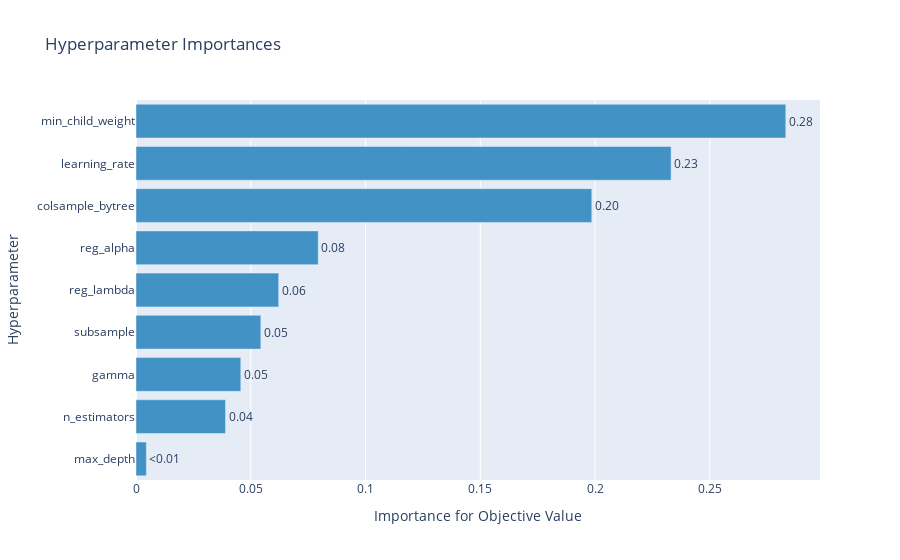

Here is the notebook cell this chart was saved with:
### Code cell
m.plot_parameter_importance()

### Figure 1 — Plotly figure (JSON) as saved in the notebook; plotly's stock layout.template omitted (floating-point values rounded to 4 significant figures)
{"data": [{"cliponaxis": false, "hovertemplate": ["max_depth (IntDistribution): 0.00451834883901616<extra></extra>", "n_estimators (CategoricalDistribution): 0.03900772047419149<extra></extra>", "gamma (FloatDistribution): 0.045663294583810764<extra></extra>", "subsample (CategoricalDistribution): 0.054393046584684676<extra></extra>", "reg_lambda (FloatDistribution): 0.06217338965593239<extra></extra>", "reg_alpha (FloatDistribution): 0.07939394687184977<extra></extra>", "colsample_bytree (FloatDistribution): 0.19858462985089917<extra></extra>", "learning_rate (CategoricalDistribution): 0.23314636979056036<extra></extra>", "min_child_weight (IntDistribution): 0.2831192533490551<extra></extra>"], "marker": {"color": "rgb(66,146,198)"}, "orientation": "h", "text": ["<0.01", "0.04", "0.05", "0.05", "0.06", "0.08", "0.20", "0.23", "0.28"], "textposition": "outside", "type": "bar", "x": [0.004518, 0.03901, 0.04566, 0.05439, 0.06217, 0.07939, 0.1986, 0.2331, 0.2831], "y": ["max_depth", "n_estimators", "gamma", "subsample", "reg_lambda", "reg_alpha", "colsample_bytree", "learning_rate", "min_child_weight"]}], "layout": {"showlegend": false, "title": {"text": "Hyperparameter Importances"}, "xaxis": {"title": {"text": "Importance for Objective Value"}}, "yaxis": {"title": {"text": "Hyperparameter"}}}}
